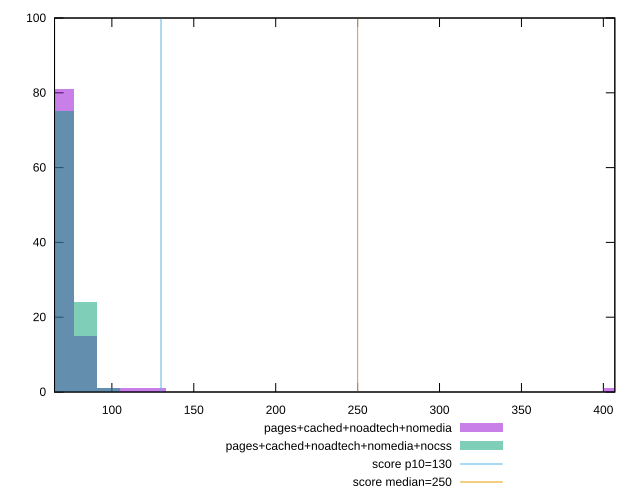

Recreate this plot in gnuplot.
reset

$pagesCachedNoadtechNomedia <<EOF
70.14711441387344 81
84.17653729664812 15
126.26480594497218 1
112.2353830621975 1
406.85326360046594 1
98.20596017942282 1
EOF

$pagesCachedNoadtechNomediaNocss <<EOF
84.17653729664812 24
70.14711441387344 75
98.20596017942282 1
EOF

set key outside below
set boxwidth 14.029422882774687
set xrange [65:407]
set yrange [0:100]
set trange [0:100]
set style fill transparent solid 0.5 noborder

set parametric
set terminal svg size 640, 500 enhanced background rgb 'white'
set output "report_00023_2021-02-20T12:14:57.249Z/max-potential-fid/comparison/histogram/3_vs_4.svg"

plot $pagesCachedNoadtechNomedia title "pages+cached+noadtech+nomedia" with boxes, \
     $pagesCachedNoadtechNomediaNocss title "pages+cached+noadtech+nomedia+nocss" with boxes, \
     130,t title "score p10=130", \
     250,t title "score median=250"

reset
